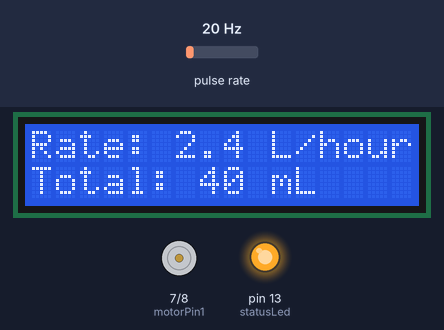
The sketch below on a simulated Arduino Uno, built with avr-gcc and run on an emulated ATmega328P. Shown: 16×2 character LCD, motor-driver pin pairs drawn as motors (green arrow = first pin HIGH = forward, orange = second pin HIGH = backward, longer = more drive), output pins drawn as LEDs (lit = HIGH). Wiring (inferred from the names in the program): pulse sensor: data pin 2. Inputs (shaded band) come from the test bench; at power-on: pulse rate 20 Hz. The modem accepts every AT command (registered, SIM ready, sends succeed) and sends nothing else; what the sketch prints to the serial monitor is not drawn.

Above: at 1.6 s.
1.7 s: pulse rate (sensor on pin 2) set to 4 Hz
At 2.8 s:
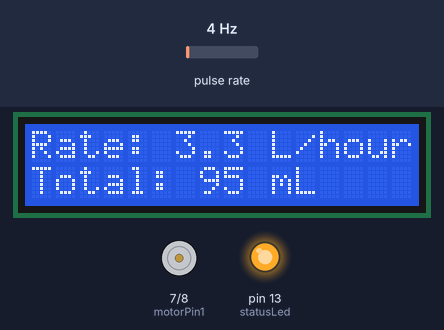
4.5 s: pulse rate (sensor on pin 2) set to 50 Hz
At 14.8 s:
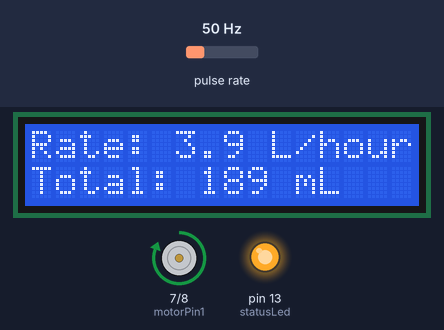
Timing chart, 0 to 15.6 s (numbered marks = the images above; inputs shaded):
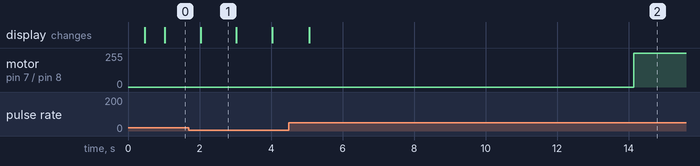

The sketch:

FINALFILALFINAL.ino
```cpp
#include <LiquidCrystal.h>
#include <SoftwareSerial.h>
LiquidCrystal lcd(12, 11, 6, 5, 4, 3);
SoftwareSerial mySerial(9, 10);
byte statusLed = 13;
const int pwm = 2 ; //initializing pin 2 as pwm
const int motorPin1 = 7 ;
const int motorPin2 = 8 ;
//For providing logic to L298 IC to choose the direction of the DC motor

byte sensorInterrupt = 0;  // 0 = digital pin 2
byte sensorPin       = 2;
// The hall-effect flow sensor outputs approximately 4.5 pulses per second per
// litre/minute of flow.
float calibrationFactor = 4.5;

volatile byte pulseCount;

float flowRate;
float oldflowRate;
unsigned int flowMilliLitres;
unsigned long totalMilliLitres;
String s;
unsigned long oldTime;
unsigned long oldTime1;//to keep track of sending message in every 6 hours
int count1;
void setup()
{

  // Initialize a serial connection for reporting values to the host
  Serial.begin(9600);
  mySerial.begin(9600);   // Setting the baud rate of GSM Module
  delay(200);
  mySerial.println("AT+CMGF=1");    //Sets the GSM Module in Text Mode
  delay(200);  // Delay of 200 milli seconds
  lcd.begin(16, 2);
  // Set up the status LED line as an output
  pinMode(statusLed, OUTPUT);
  digitalWrite(statusLed, HIGH);  // We have an active-low LED attached

  pinMode(sensorPin, INPUT);
  digitalWrite(sensorPin, HIGH);
  pinMode(motorPin1, OUTPUT);
  pinMode(motorPin2, OUTPUT);

  pulseCount        = 0;
  flowRate          = 0.0;
  flowMilliLitres   = 0;
  totalMilliLitres  = 0;
  oldTime           = 0;
  oldTime1          = 0;
  oldflowRate       = 0.0;
  count1            = 0;

  // The Hall-effect sensor is connected to pin 2 which uses interrupt 0.
  // Configured to trigger on a FALLING state change (transition from HIGH
  // state to LOW state)
  attachInterrupt(sensorInterrupt, pulseCounter, FALLING);
}
void loop()
{
  if((millis() - oldTime) > 1000)    // Only process counters once per second
  {
    // Disable the interrupt while calculating flow rate and sending the value to
    // the host
    detachInterrupt(sensorInterrupt);
    // Because this loop may not complete in exactly 1 second intervals we calculate
    // the number of milliseconds that have passed since the last execution and use
    // that to scale the output. We also apply the calibrationFactor to scale the output
    // based on the number of pulses per second per units of measure (litres/minute in
    // this case) coming from the sensor.
    oldflowRate=flowRate;
    flowRate = ((1000.0 / (millis() - oldTime)) * pulseCount) / calibrationFactor;
    if(oldflowRate-flowRate<100 && flowRate!=0) //later on we will change so that if there is small change in flow rate this part will still run
    {
      count1++; //increments if flow rate is constant
    }
    else
    {
      count1=0;
    }
    // Note the time this processing pass was executed. Note that because we've
    // disabled interrupts the millis() function won't actually be incrementing right
    // at this point, but it will still return the value it was set to just before
    // interrupts went away.
    oldTime = millis();

    // Divide the flow rate in litres/minute by 60 to determine how many litres have
    // passed through the sensor in this 1 second interval, then multiply by 1000 to
    // convert to millilitres.
    flowMilliLitres = (flowRate / 60) * 1000;

    // Add the millilitres passed in this second to the cumulative total
    totalMilliLitres += flowMilliLitres;
    unsigned int frac;

    // Print the flow rate for this second in litres / minute
    Serial.print("Flow rate: ");
    Serial.print(int(flowRate));  // Print the integer part of the variable
    Serial.print(".");             // Print the decimal point
    // Determine the fractional part. The 10 multiplier gives us 1 decimal place.
    frac = (flowRate - int(flowRate)) * 10;
    Serial.print(frac, DEC) ;      // Print the fractional part of the variable
    Serial.print("L/min");
    // Print the number of litres flowed in this second
    Serial.print("  Current Liquid Flowing: ");             // Output separator
    Serial.print(flowMilliLitres);
    Serial.print("mL/Sec");

    // Print the cumulative total of litres flowed since starting
    Serial.print("  Output Liquid Quantity: ");             // Output separator
    Serial.print(totalMilliLitres);
    Serial.println("mL");
    lcd.clear();
    lcd.setCursor(0,0);
    lcd.print("Rate: ");
    lcd.print(int(flowRate));   // print the Flow Rate
    lcd.print(".");
    lcd.print(frac,DEC);
    lcd.print(" L/hour");
    lcd.setCursor(0,1);
    lcd.print("Total: ");
    lcd.print(totalMilliLitres);
    lcd.print(" mL");

    // Reset the pulse counter so we can start incrementing again
    pulseCount = 0;
    // Enable the interrupt again now that we've finished sending output
    attachInterrupt(sensorInterrupt, pulseCounter, FALLING);
    if(count1==5)//if water runs for five seconds it will send an message to the mobile phone
    {
      Serial.print("edgyuer");
      SendMessageLeakage();
    }
    if((millis()-oldTime1)>21600000)
    {
      SendMessageUserProfile();
    }
  }
}

/*
Insterrupt Service Routine
 */
void pulseCounter()
{
  // Increment the pulse counter
  pulseCount++;
}
void SendMessageLeakage()
{
  mySerial.println("AT+CMGS=\"+918577050782\"\r");
  delay(4000);
  mySerial.println("Your tap is running for a long time, we are turning off the supply");// The SMS text you want to send
  delay(4000);
  mySerial.println((char)26);// ASCII code of CTRL+Z
  delay(1000);
  CloseValve();
}
void SendMessageUserProfile()
{
  if(totalMilliLitres>400)
  {
    s="Excessive usage warning\nSave Water Save Life";
  }
  else
  {
    s="Optimum usage greetings\nSave Water Save Life";
  }
  mySerial.println("AT+CMGS=\"+918577050782\"\r");
  delay(4000);
  mySerial.println("The water consumed in the last 6 hours is"+String(totalMilliLitres)+"\n"+s);// The SMS text you want to send
  delay(4000);
  mySerial.println((char)26);// ASCII code of CTRL+Z
  delay(1000);
}

void CloseValve()
{
  Serial.print("The motor has started");
  digitalWrite(motorPin1, HIGH);
  digitalWrite(motorPin2, LOW);
  delay(2000);//this will be changed accordind to the time taken
  digitalWrite(motorPin1, LOW);
  digitalWrite(motorPin2, LOW);
}
```

Measured:
- after the input at 4.5 s, the display: changes after 0.56 s (image 2)
- what the display in image 1 shows lasts 1.0 s, from 2.0 s to 3.0 s
